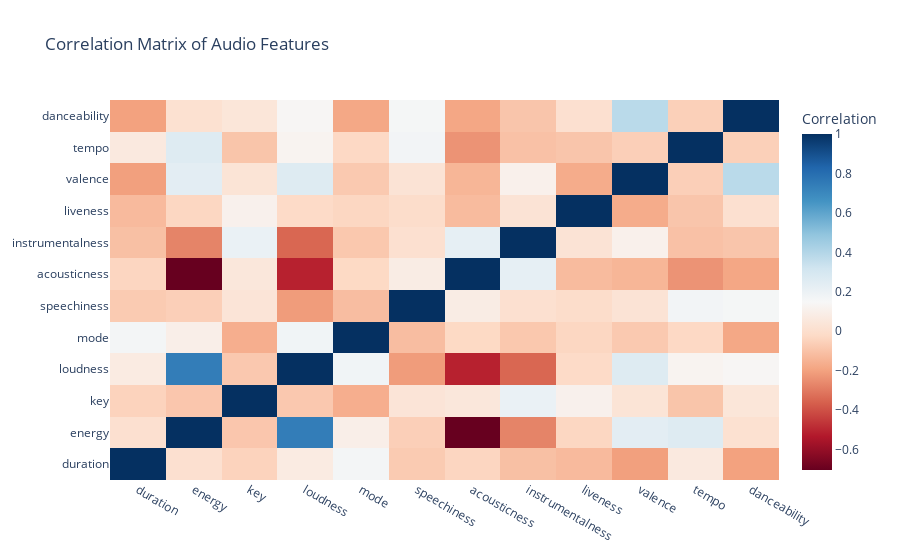

Here is the notebook cell this chart was saved with:
### Code cell
import plotly.graph_objs as go

# Compute the correlation matrix
corr_matrix = features_df.corr()

# Create a heatmap plot
fig = go.Figure(data=go.Heatmap(
                   z=corr_matrix.values,
                   x=corr_matrix.index.values,
                   y=corr_matrix.columns.values,
                   colorscale='RdBu',
                   colorbar=dict(title='Correlation')
                 ))
fig.update_layout(title='Correlation Matrix of Audio Features')
fig.show()

### Figure 1 — Plotly figure (JSON) as saved in the notebook; plotly's stock layout.template omitted (floating-point values rounded to 4 significant figures; data arrays with more than 128 entries replaced by an {"elided": "..."} marker saying what was removed)
{"data": [{"colorbar": {"title": {"text": "Correlation"}}, "colorscale": [[0.0, "rgb(103,0,31)"], [0.1, "rgb(178,24,43)"], [0.2, "rgb(214,96,77)"], [0.3, "rgb(244,165,130)"], [0.4, "rgb(253,219,199)"], [0.5, "rgb(247,247,247)"], [0.6, "rgb(209,229,240)"], [0.7, "rgb(146,197,222)"], [0.8, "rgb(67,147,195)"], [0.9, "rgb(33,102,172)"], [1.0, "rgb(5,48,97)"]], "type": "heatmap", "x": ["duration", "energy", "key", "loudness", "mode", "speechiness", "acousticness", "instrumentalness", "liveness", "valence", "tempo", "danceability"], "y": ["duration", "energy", "key", "loudness", "mode", "speechiness", "acousticness", "instrumentalness", "liveness", "valence", "tempo", "danceability"], "z": {"elided": "12x12 float values"}}], "layout": {"title": {"text": "Correlation Matrix of Audio Features"}}}
